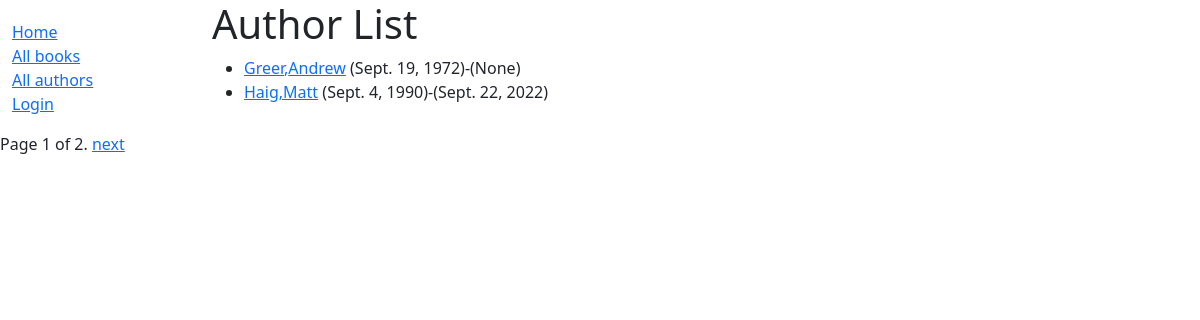
Screenshot of /catalog/authors/ with the database file from the repository.
### catalog/models.py (models this page shows, shortened)
class Author(models.Model):
    first_name = models.CharField(max_length=100)
    last_name = models.CharField(max_length=100)
    date_of_birth = models.DateField(null=True, blank=True)
    date_of_death = models.DateField('Died', null=True, blank=True)
    class Meta:
        ordering = ['last_name', 'first_name']
    def get_absolute_url(self):
        return reverse('author-detail', args=[str(self.id)])

### catalog/views.py (the view)
# urls.py: path('authors/', views.AuthorListView.as_view(), name='authors'),
class AuthorListView(generic.ListView):
    model = Author
    paginate_by = 2

### catalog/templates/catalog/author_list.html
{% extends "base_generic.html" %}
{% block content %}
  <h1>Author List</h1>
  {% if author_list %}
  <ul>
    {% for author in author_list %}
      <li>
        <a href="{{ author.get_absolute_url }}">{{ author.last_name }},{{author.first_name}}</a> ({{author.date_of_birth}})-({{author.date_of_death}})
      </li>
    {% endfor %}
  </ul>
  {% else %}
    <p>There are no authors in the library.</p>
  {% endif %}
{% endblock %}

### rows the page displays
Author: last_name "Greer", first_name "Andrew", date_of_birth "Sept. 19, 1972", date_of_death "None"
Author: last_name "Haig", first_name "Matt", date_of_birth "Sept. 4, 1990", date_of_death "Sept. 22, 2022"

### other values shown
{{ page_obj.number }} "1"
{{ page_obj.paginator.num_pages }} "2"
